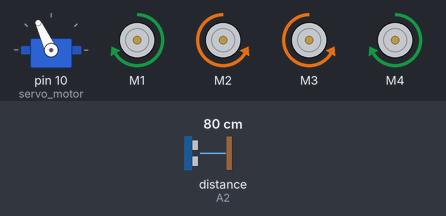
A sketch run on a simulated Arduino Uno, built with avr-gcc and run on an emulated ATmega328P. On the bench: servo, 4 × DC motor (green arrow = forward, orange = backward, longer = faster). The inputs (shaded band) are chosen by the test bench; at power-on: distance to the obstacle (sensor on A2) 80 cm. The echo pulse lasts 58.3 µs per cm.

Above: at 3.9 s.
4.0 s: distance to the obstacle (sensor on A2) set to 33 cm
5.5 s: distance to the obstacle (sensor on A2) set to 28 cm
At 7.1 s:
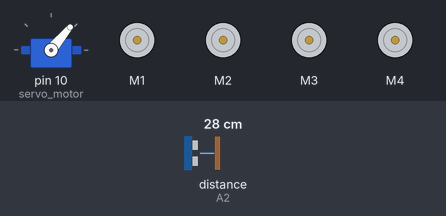
11.5 s: distance to the obstacle (sensor on A2) set to 35 cm
At 12.28 s:
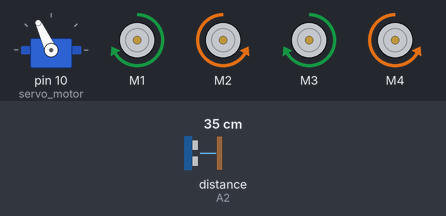
14.0 s: distance to the obstacle (sensor on A2) set to 2 cm
At 16.5 s:
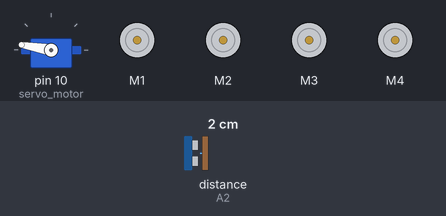
Timing chart, 0 to 18.0 s (numbered marks = the images above; inputs shaded):
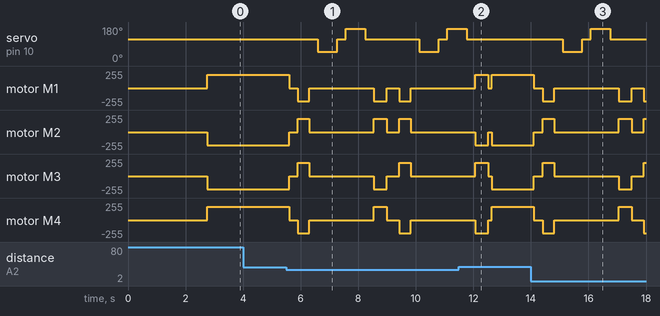

The sketch:

Obstacle_Avoiding_Robot_with_L298N.ino
```cpp
#include <Servo.h>          //Servo motor library. This is standard library
#include <NewPing.h>        //Ultrasonic sensor function library. You must install this library
#include<AFMotor.h>

//our L298N control pins
const int LeftMotorForward = 7;
const int LeftMotorBackward = 6;
const int RightMotorForward = 4;
const int RightMotorBackward = 5;

//sensor pins
#define trig_pin A3 //analog input 1
#define echo_pin A2 //analog input 2
#define maximum_distance 200

boolean goesForward = false;
int distance = 100;

NewPing sonar(trig_pin, echo_pin, maximum_distance); //sensor function
Servo servo_motor; //our servo name

  AF_DCMotor Motor1(1,MOTOR12_1KHZ);
  AF_DCMotor Motor2(2,MOTOR12_1KHZ);
  AF_DCMotor Motor3(3,MOTOR34_1KHZ);
  AF_DCMotor Motor4(4,MOTOR34_1KHZ);
void setup(){

  servo_motor.attach(10); //our servo pin

  servo_motor.write(115);
  delay(2000);
  distance = readPing();
  delay(100);
  distance = readPing();
  delay(100);
  distance = readPing();
  delay(100);
  distance = readPing();
  delay(100);
}

void loop(){

  int distanceRight = 0;
  int distanceLeft = 0;
  delay(50);

  if (distance <= 30){
    moveStop();
    delay(300);
    moveBackward();
    delay(400);
    moveStop();
    delay(300);
    distanceRight = lookRight();
    delay(300);
    distanceLeft = lookLeft();
    delay(300);

    if (distance >= distanceLeft){
      turnRight();
      moveStop();
    }
    else{
      turnLeft();
      moveStop();
    }
  }
  else{
    moveForward();
  }
    distance = readPing();
}

int lookRight(){
  servo_motor.write(50);
  delay(500);
  int distance = readPing();
  delay(100);
  servo_motor.write(115);
  return distance;
}

int lookLeft(){
  servo_motor.write(170);
  delay(500);
  int distance = readPing();
  delay(100);
  servo_motor.write(115);
  return distance;
  delay(100);
}

int readPing(){
  delay(70);
  int cm = sonar.ping_cm();
  if (cm==0){
    cm=250;
  }
  return cm;
}

void moveStop(){

  Motor1.setSpeed(0);    //define motor1 speed:
  Motor1.run(RELEASE);   //stop motor1:
  Motor2.setSpeed(0);    //define motor2 speed:
  Motor2.run(RELEASE);   //stop motor2:
  Motor3.setSpeed(0);    //define motor3 speed:
  Motor3.run(RELEASE);   //stop motor3:
  Motor4.setSpeed(0);    //define motor4 speed:
  Motor4.run(RELEASE);   //stop motor4:
}

void moveForward(){

  if(!goesForward){

    goesForward=true;

  Motor1.setSpeed(200);  //define motor1 speed:
  Motor1.run(FORWARD);   //rotate motor1 clockwise:
  Motor2.setSpeed(200);  //define motor2 speed:
  Motor2.run(BACKWARD);   //rotate motor2 clockwise:
  Motor3.setSpeed(200);  //define motor3 speed:
  Motor3.run(BACKWARD);   //rotate motor3 clockwise:
  Motor4.setSpeed(200);  //define motor4 speed:
  Motor4.run(FORWARD);   //rotate motor4 clockwise:
  }
}

void moveBackward(){

  goesForward=false;

  Motor1.setSpeed(200);  //define motor1 speed:
  Motor1.run(BACKWARD);   //rotate motor1 clockwise:
  Motor2.setSpeed(200);  //define motor2 speed:
  Motor2.run(FORWARD);   //rotate motor2 clockwise:
  Motor3.setSpeed(200);  //define motor3 speed:
  Motor3.run(FORWARD);   //rotate motor3 clockwise:
  Motor4.setSpeed(200);  //define motor4 speed:
  Motor4.run(BACKWARD);   //rotate motor4 clockwise:

}

void turnRight(){

  Motor1.setSpeed(200);  //define motor1 speed:
  Motor1.run(BACKWARD);  //rotate motor1 anticlockwise:
  Motor2.setSpeed(200);  //define motor2 speed:
  Motor2.run(FORWARD);  //rotate motor2 anticlockwise:
  Motor3.setSpeed(200);  //define motor3 speed:
  Motor3.run(BACKWARD);   //rotate motor3 clockwise:
  Motor4.setSpeed(200);  //define motor4 speed:
  Motor4.run(FORWARD);   //rotate motor4 clockwise:
  delay(450);

}

void turnLeft(){

  Motor1.setSpeed(200);  //define motor1 speed:
  Motor1.run(FORWARD);   //rotate motor1 cloclwise:
  Motor2.setSpeed(200);  //define motor2 speed:
  Motor2.run(BACKWARD);   //rotate motor2 clockwise:
  Motor3.setSpeed(200);  //define motor3 speed:
  Motor3.run(FORWARD);  //rotate motor3 anticlockwise:
  Motor4.setSpeed(200);  //define motor4 speed:
  Motor4.run(BACKWARD);  //rotate motor4 anticlockwise:
  delay(450);
}
```

Measured:
- the behaviour switches between 31 and 30 cm on distance to the obstacle (sensor on A2) (found by bisection; images 0 and 1)
- after the input at 4.0 s, every drawn part: stays the same
- after the input at 5.5 s, servo on pin 10 (servo_motor): 115° → 50° after 1.1 s, → 115° 0.67 s later, → 170° 0.30 s later, → 115° 0.67 s later, … (7 changes in this stretch); motor M1: goes stopped 0.30 s, backward 200/255 0.40 s, stopped 2.2 s, backward 200/255 0.45 s, stopped 0.42 s, backward 200/255 0.40 s, then stopped, starting after 0.10 s
- after the input at 11.5 s, servo on pin 10 (servo_motor): goes on until 11.8 s, then stays 115°
- after the input at 14.0 s, servo on pin 10 (servo_motor): 115° → 50° after 1.1 s, → 115° 0.67 s later, → 170° 0.30 s later, → 115° 0.67 s later; motor M1: goes stopped 0.30 s, backward 200/255 0.40 s, stopped 2.2 s, backward 200/255 0.45 s, stopped 0.42 s, then backward 200/255, starting after 0.11 s
